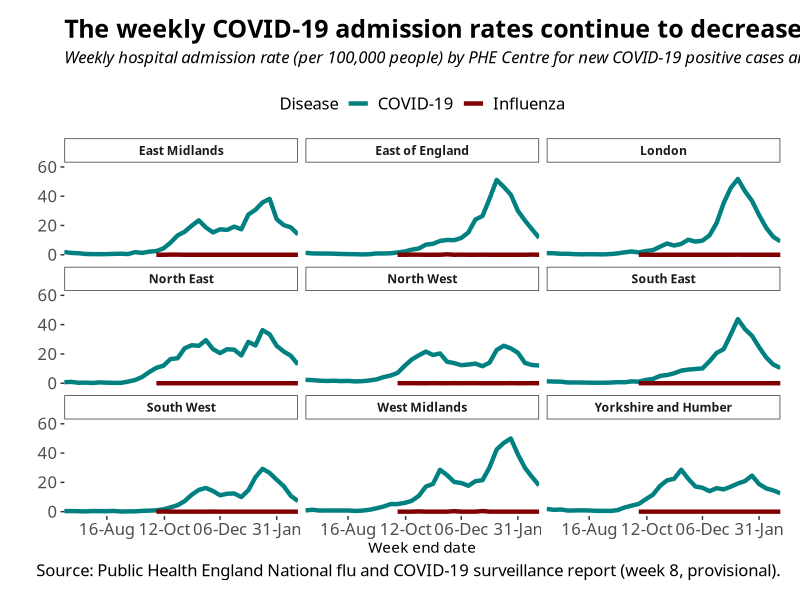

The R script that drew this image:
## Packages and Themes
# First, install the packages we need
library(tidyverse)
library(readxl)
library(lubridate)

# I set the plotting theme
theme_clean <- theme_bw(base_family="Calibri") + 
  theme(legend.position = "top",
        legend.title = element_text(size = 12),
        legend.text = element_text(size = 12),
        axis.text = element_text(size = 12),
        plot.title = element_text(size = 18, face = "bold"),
        plot.subtitle = element_text(size = 12, face = "italic", margin = margin(b=12)),
        plot.caption = element_text(size = 12),
        plot.margin = unit(c(.5,.5,.5,.5), "cm"),
        panel.grid.major = element_blank(),
        panel.grid.minor = element_blank(),
        panel.border = element_blank())
theme_set(theme_clean)

## Drawing and tidying the data
# I draw the data frame from a prepared file
# The original file is here:
# https://assets.publishing.service.gov.uk/government/uploads/system/uploads/attachment_data/file/964734/Weekly_Influenza_and_COVID19_report_data_W8.xlsx
phe_covid_flu_w8_df <- read_excel("PHE Weekly Reports/Weekly_Influenza_and_COVID19_report_data_W8 - 2021-03-03.xlsx",
                                  col_types = c("numeric", "date", "text",
                                                "numeric", "numeric", "numeric",
                                                "numeric", "numeric", "numeric",
                                                "numeric", "numeric", "numeric"))

# I then tidy the data frame
phe_covid_flu_w8_df <- phe_covid_flu_w8_df %>%
  pivot_longer(cols = 4:12,
               names_to = "phe_region",
               values_to = "admission_rate") %>%
  mutate(week_end_date = as_date(week_end_date))

## Making the graph
# I set the date breaks I want to use in the graph
phe_date_breaks = c("2020-08-16", "2020-10-12", "2020-12-06", "2021-01-31") %>%
  as_date()

# This graph makes small multiples of the PHE regions
phe_covid_flu_w8_gg <- phe_covid_flu_w8_df %>%
  ggplot(aes(x = week_end_date,
             y = admission_rate,
             group = disease)) +
  geom_line(aes(color = disease),
            size = 1.5) +
  facet_wrap(~phe_region) +
  labs(title = "The weekly COVID-19 admission rates continue to decrease in all English regions.",
       subtitle = "Weekly hospital admission rate (per 100,000 people) by PHE Centre for new COVID-19 positive cases and influenza, reported through SARI Watch.",
       caption = "Source: Public Health England National flu and COVID-19 surveillance report (week 8, provisional).",
       x = "Week end date",
       y = "") +
  scale_color_manual(name = "Disease",
                     values = c("#008080", "#800000")) +
  scale_x_date(expand = c(0,0),
               breaks = phe_date_breaks,
               date_labels = "%d-%b") +
  scale_y_continuous(limits = c(0,60)) +
  theme(strip.background = element_rect(fill = "white"),
        strip.text = element_text(face = "bold"))